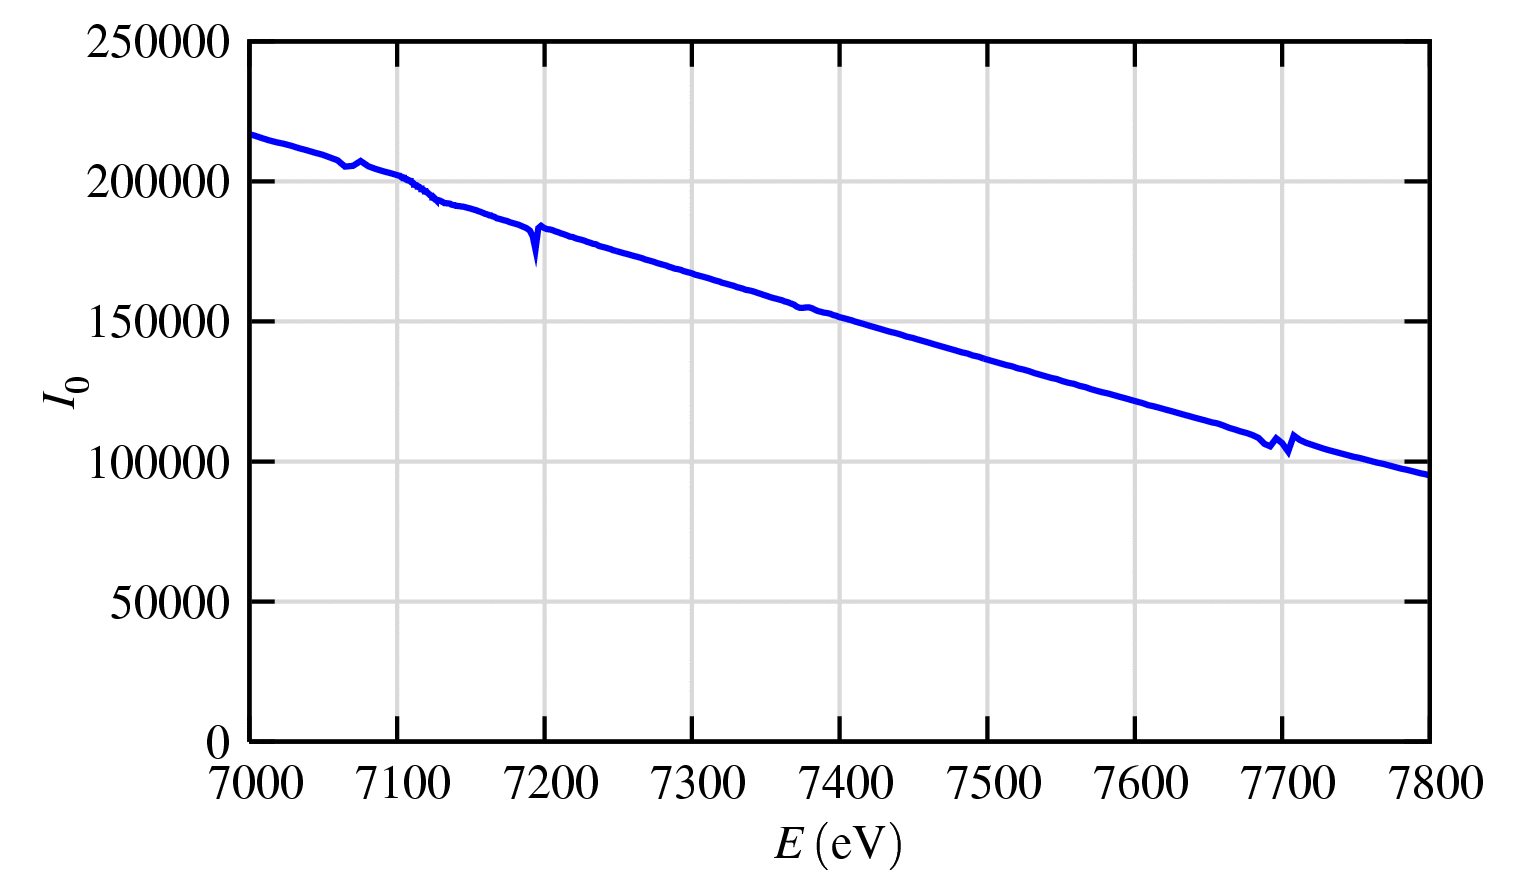

The script that drew this image:
#
 load 'base.gp'

 set yrange [0:] 
 set ylabel ' $ I_0 $ '  0.5, 0
 plot "fe_ion.dat" u 1:2 w l ls 1
# 
